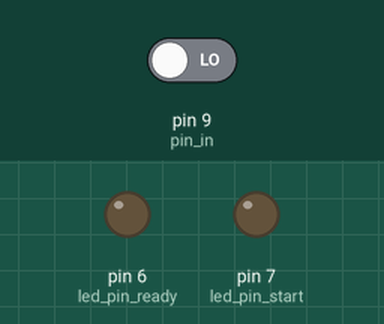
The sketch below on a simulated Arduino Uno, built with avr-gcc and run on an emulated ATmega328P. Parts: output pins drawn as LEDs (lit = HIGH). The test bench sets the inputs (shaded band); at power-on: pin 9 (pin_in) LOW.

Above: at 2.8 s.
2.9 s: pin 9 (pin_in) driven HIGH
At 3.9 s:
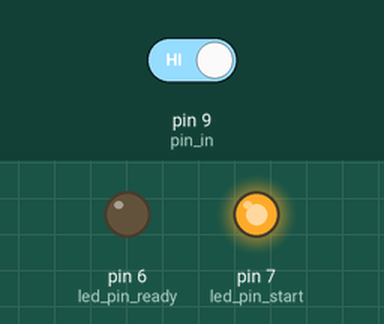
4.5 s: pin 9 (pin_in) driven LOW
At 5.4 s:
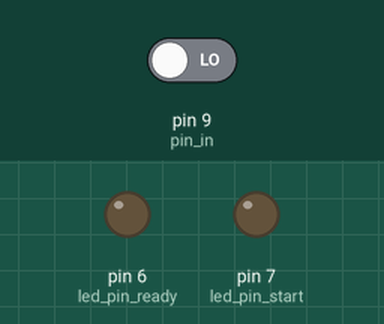
Timing chart, 0 to 7.5 s (numbered marks = the images above; inputs shaded):
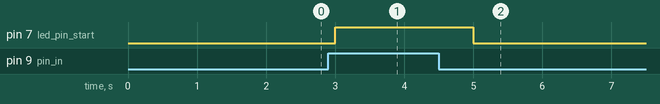

The sketch:

static_tests_nano.ino
```cpp
#include <VirtualWire.h>

const int led_pin_start = 7;
const int led_pin_ready = 6;

const int relay_pin = 3;
const int pin_in = 9;

int czas_start = 0;
int started = 0;
int delay_timer = 20;
void setup() {
  // put your setup code here, to run once:
  pinMode(led_pin_start, OUTPUT);
  pinMode(led_pin_ready, OUTPUT);
  pinMode(pin_in,INPUT);

   Serial.begin(9600);


}

void loop() {


  // put your main code here, to run repeatedly:

   //receive_data();

  if(!started) {
    int buttonS = digitalRead(pin_in);
    if(buttonS)
    {
       digitalWrite(led_pin_start,HIGH);
      czas_start-=1;
    }
    else
    {
       czas_start = 5;
       digitalWrite(led_pin_start,LOW);
    }

    if(czas_start < 0)
    {
      digitalWrite(led_pin_ready,HIGH);
      digitalWrite(led_pin_start,LOW);
      started = 1;
      delay_timer = 20;
    }
  } else
  {
    digitalWrite(led_pin_ready,HIGH);
    delay_timer -= 1;
    if(delay_timer < 0)
    {
      digitalWrite(relay_pin,HIGH);
      delay_timer = 20;
    }
  }
  delay(1000);
 //  receive_data();
}
```

Measured:
- after the input at 2.9 s, pin 7 (led_pin_start): LOW → HIGH after 0.10 s
- after the input at 4.5 s, pin 6 (led_pin_ready): stays LOW (without the input it goes to HIGH after 3.5 s); pin 7 (led_pin_start): HIGH → LOW after 0.50 s instead of 3.5 s
